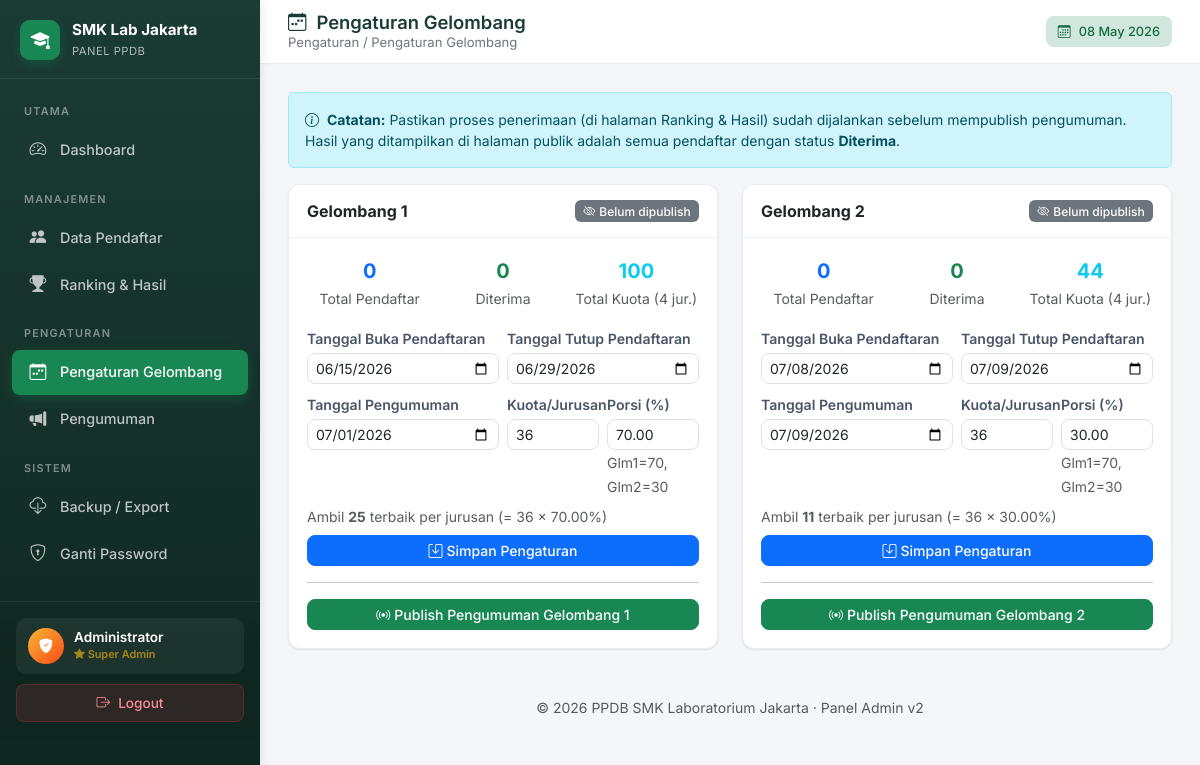
Page /admin_dashboard.php?page=gelombang (signed in) on the committed database.
### tables this page shows
CREATE TABLE `gelombang` (
  `id` int NOT NULL AUTO_INCREMENT,
  `gelombang` tinyint NOT NULL COMMENT '1 atau 2',
  `tanggal_buka` date NOT NULL,
  `tanggal_tutup` date NOT NULL,
  `tanggal_pengumuman` date NOT NULL,
  `kuota_per_jurusan` int NOT NULL DEFAULT 36,
  `persen_gelombang` decimal(5,2) NOT NULL DEFAULT 70.00 COMMENT 'Glm1=70, Glm2=30',
  `is_published` tinyint(1) NOT NULL DEFAULT 0,
  `published_at` timestamp NULL DEFAULT NULL,
  `created_at` timestamp NULL DEFAULT CURRENT_TIMESTAMP,
  PRIMARY KEY (`id`),
  UNIQUE KEY `gelombang` (`gelombang`)
);

### admin/gelombang.php (the view, shortened to what this page needs)
<?php
$gel_rows = $conn->query("SELECT * FROM gelombang ORDER BY gelombang")->fetchAll();
$counts = [];
foreach ($gel_rows as $g) {
    $s = $conn->prepare("SELECT COUNT(*) FROM pendaftar WHERE gelombang=?");
    $s->execute([$g['gelombang']]);
    $counts[$g['gelombang']] = $s->fetchColumn();
    $s2 = $conn->prepare("SELECT COUNT(*) FROM pendaftar WHERE gelombang=? AND status='diterima'");
    $s2->execute([$g['gelombang']]);
    $counts[$g['gelombang'].'_diterima'] = $s2->fetchColumn();
}
?>
<div class="alert alert-info small">
    <i class="bi bi-info-circle me-1"></i>
    <strong>Catatan:</strong> Pastikan proses penerimaan (di halaman Ranking & Hasil) sudah dijalankan sebelum mempublish pengumuman.
    Hasil yang ditampilkan di halaman publik adalah semua pendaftar dengan status <strong>Diterima</strong>.
</div>
<div class="row g-4">
<?php foreach ($gel_rows as $g):
    $kuota_glm = (int)round($g['kuota_per_jurusan'] * $g['persen_gelombang'] / 100);
    $total_kuota = $kuota_glm * 4;
?>
<div class="col-lg-6">
<div class="card h-100">
    <div class="card-header d-flex justify-content-between align-items-center">
        <span class="fw-bold fs-6">Gelombang <?= $g['gelombang'] ?></span>
        <?php if ($g['is_published']): ?>
            <span class="badge bg-success"><i class="bi bi-broadcast me-1"></i>Live — Publik dapat melihat</span>
        <?php else: ?>
            <span class="badge bg-secondary"><i class="bi bi-eye-slash me-1"></i>Belum dipublish</span>
        <?php endif; ?>
    </div>
    <div class="card-body">
        <div class="row g-2 mb-3">
            <div class="col-4 text-center">
                <div class="fw-bold fs-5 text-primary"><?= $counts[$g['gelombang']] ?></div>
                <small class="text-muted">Total Pendaftar</small>
            </div>
            <div class="col-4 text-center">
                <div class="fw-bold fs-5 text-success"><?= $counts[$g['gelombang'].'_diterima'] ?></div>
                <small class="text-muted">Diterima</small>
            </div>
            <div class="col-4 text-center">
                <div class="fw-bold fs-5 text-info"><?= $total_kuota ?></div>
                <small class="text-muted">Total Kuota (4 jur.)</small>
            </div>
        </div>
        <form method="POST">
            <div class="row g-2 mb-2">
                <div class="col-md-6">
                    <label class="form-label small fw-semibold mb-1">Tanggal Buka Pendaftaran</label>
                    <input type="date" name="tanggal_buka" class="form-control form-control-sm"
                           value="<?= $g['tanggal_buka'] ?>" required>
                </div>
                <div class="col-md-6">
                    <label class="form-label small fw-semibold mb-1">Tanggal Tutup Pendaftaran</label>
                    <input type="date" name="tanggal_tutup" class="form-control form-control-sm"
                           value="<?= $g['tanggal_tutup'] ?>" required>
                </div>
                <div class="col-md-6">
                    <label class="form-label small fw-semibold mb-1">Tanggal Pengumuman</label>
                    <input type="date" name="tanggal_pengumuman" class="form-control form-control-sm"
                           value="<?= $g['tanggal_pengumuman'] ?>" required>
                </div>
                <div class="col-md-3">
                    <label class="form-label small fw-semibold mb-1">Kuota/Jurusan</label>
                    <input type="number" name="kuota_per_jurusan" class="form-control form-control-sm"
                           value="<?= $g['kuota_per_jurusan'] ?>" min="1" required>
                </div>
                <div class="col-md-3">
                    <label class="form-label small fw-semibold mb-1">Porsi (%)</label>
                    <input type="number" name="persen_gelombang" class="form-control form-control-sm"
                           value="<?= $g['persen_gelombang'] ?>" min="1" max="100" step="0.01" required>
                    <small class="text-muted">Glm1=70, Glm2=30</small>
                </div>
            </div>
            <div class="small text-muted mb-2">
                Ambil <strong><?= $kuota_glm ?></strong> terbaik per jurusan
                (= <?= $g['kuota_per_jurusan'] ?> × <?= $g['persen_gelombang'] ?>%)
            </div>
            <button type="submit" class="btn btn-primary btn-sm w-100">
                <i class="bi bi-save me-1"></i>Simpan Pengaturan
            </button>
        </form>
        <hr>
        <?php if ($g['is_published']): ?>
        <div class="mb-2 small text-muted">
            Dipublish pada: <?= date('d M Y H:i', strtotime($g['published_at'])) ?>
        </div>
        <form method="POST" onsubmit="return confirm('Sembunyikan pengumuman gelombang ini dari halaman publik?')">
            <input type="hidden" name="action" value="unpublish">
            <input type="hidden" name="id" value="<?= $g['id'] ?>">
            <button type="submit" class="btn btn-outline-warning btn-sm w-100">
                <i class="bi bi-eye-slash me-1"></i>Sembunyikan Pengumuman
            </button>
        </form>
        <?php else: ?>
        <form method="POST" onsubmit="return confirm('Publish pengumuman? Hasil penerimaan Gelombang <?= $g['gelombang'] ?> akan tampil di halaman publik.')">
            <button type="submit" class="btn btn-success btn-sm w-100">
                <i class="bi bi-broadcast me-1"></i>Publish Pengumuman Gelombang <?= $g['gelombang'] ?>
            </button>
        </form>
        <?php endif; ?>
    </div>
</div>
</div>
<?php endforeach; ?>
</div>

### admin_dashboard.php (shortened to what this page needs)
<?php
$page = $_GET['page'] ?? 'home';
$admin_name = htmlspecialchars($_SESSION['admin_name'] ?? 'Admin');
$pages = [
    'home'           => ['label' => 'Dashboard',            'icon' => 'bi-speedometer2',    'group' => 'Utama'],
    'pendaftar'      => ['label' => 'Data Pendaftar',       'icon' => 'bi-people-fill',     'group' => 'Manajemen'],
    'ranking'        => ['label' => 'Ranking & Hasil',      'icon' => 'bi-trophy-fill',     'group' => 'Manajemen'],
    'gelombang'      => ['label' => 'Pengaturan Gelombang', 'icon' => 'bi-calendar-week',   'group' => 'Pengaturan'],
    'announcements'  => ['label' => 'Pengumuman',           'icon' => 'bi-megaphone-fill',  'group' => 'Pengaturan'],
    'backup'         => ['label' => 'Backup / Export',      'icon' => 'bi-cloud-download',  'group' => 'Sistem'],
    'change_password'=> ['label' => 'Ganti Password',       'icon' => 'bi-shield-lock',     'group' => 'Sistem'],
];
$grouped = [];
foreach ($pages as $key => $info) {
    $grouped[$info['group']][$key] = $info;
}
?>
<!DOCTYPE html>
<html lang="id">
<head>
    <link href="https://cdn.jsdelivr.net/npm/bootstrap@5.3.3/dist/css/bootstrap.min.css" rel="stylesheet">
    <link href="https://cdn.jsdelivr.net/npm/bootstrap-icons@1.11.3/font/bootstrap-icons.min.css" rel="stylesheet">
</head>
<body>
<aside class="sidebar">
    <div class="sidebar-brand">
        <div class="brand-icon"><i class="bi bi-mortarboard-fill"></i></div>
        <div class="brand-text">
            <strong>SMK Lab Jakarta</strong>
            <small>Panel PPDB</small>
        </div>
    </div>
    <nav class="mt-2">
        <?php foreach ($grouped as $group => $items): ?>
            <div class="nav-group-label"><?= $group ?></div>
            <?php foreach ($items as $key => $info): ?>
                <a href="?page=<?= $key ?>" class="nav-link <?= $page === $key ? 'active' : '' ?>">
                    <i class="bi <?= $info['icon'] ?>"></i>
                    <span><?= $info['label'] ?></span>
                </a>
            <?php endforeach; ?>
        <?php endforeach; ?>
    </nav>
    <div class="sidebar-footer mt-4">
        <?php $is_super = !empty($_SESSION['is_super']); ?>
        <div class="user-card">
            <div class="user-avatar" style="<?= $is_super ? 'background: linear-gradient(135deg,#f7b733,#fc4a1a);' : '' ?>">
                <?= $is_super ? '<i class="bi bi-shield-fill-check"></i>' : strtoupper(substr($admin_name, 0, 1)) ?>
            </div>
            <div class="user-info flex-grow-1 overflow-hidden">
                <div class="name text-truncate"><?= $admin_name ?></div>
                <div class="role">
                    <?= $is_super ? '<span style="color:#ffc107;font-weight:600;"><i class="bi bi-star-fill"></i> Super Admin</span>' : 'Administrator' ?>
                </div>
            </div>
        </div>
        <a href="logout.php" class="btn-logout"><i class="bi bi-box-arrow-right"></i> Logout</a>
    </div>
</aside>
<div class="content-wrap">
    <header class="topbar">
        <div>
            <h1><i class="bi <?= $pages[$page]['icon'] ?? 'bi-grid' ?>"></i><?= $pages[$page]['label'] ?? 'Dashboard' ?></h1>
            <div class="breadcrumb-trail"><?= $pages[$page]['group'] ?? '' ?> / <?= $pages[$page]['label'] ?? 'Dashboard' ?></div>
        </div>
        <div class="topbar-right">
            <span class="badge-time d-none d-md-inline-flex align-items-center gap-2">
                <i class="bi bi-calendar3"></i> <?= date('d M Y') ?>
            </span>
        </div>
    </header>
    <main class="content fade-in">
    <?php
    $include_map = [
        'home'            => 'admin/home.php',
        'pendaftar'       => 'admin/pendaftar.php',
        'ranking'         => 'admin/ranking.php',
        'gelombang'       => 'admin/gelombang.php',
        'announcements'   => 'admin/announcements.php',
        'backup'          => 'admin/backup.php',
        'change_password' => 'admin/change_password.php',
    ];
    $file = $include_map[$page] ?? 'admin/home.php';
    if (file_exists(__DIR__ . '/' . $file)) {
        include __DIR__ . '/' . $file;
    } else {
        echo '<div class="alert alert-warning">Halaman tidak ditemukan.</div>';
    }
    ?>
    <footer class="text-center text-muted small mt-5 pb-3">
        &copy; <?= date('Y') ?> PPDB SMK Laboratorium Jakarta · Panel Admin v2
    </footer>
    </main>
</div>
</body>
</html>

### admin_dashboard.php (style rules this page uses)
:root { --sidebar-w: 260px; --primary: #198754; --primary-dark: #146c43; --primary-light: #d1e7dd; --sidebar-bg: linear-gradient(180deg, #1a3c34 0%, #0f2620 100%); --bg: #f4f6f9; --card-shadow: 0 1px 3px rgba(0,0,0,.04), 0 1px 2px rgba(0,0,0,.06); --card-shadow-hover: 0 4px 12px rgba(0,0,0,.08), 0 2px 4px rgba(0,0,0,.06); }
* { font-family: 'Inter', -apple-system, BlinkMacSystemFont, 'Segoe UI', sans-serif; }
body { background: var(--bg); color: #2d3748; }
.sidebar { position: fixed; top: 0; left: 0; height: 100vh; width: var(--sidebar-w); background: var(--sidebar-bg); color: #fff; overflow-y: auto; z-index: 1040; transition: transform .25s ease; box-shadow: 2px 0 8px rgba(0,0,0,.08); }
.sidebar-brand { padding: 20px 20px 18px; border-bottom: 1px solid rgba(255,255,255,.08); display: flex; align-items: center; gap: 12px; }
.sidebar-brand .brand-icon { width: 40px; height: 40px; background: var(--primary); border-radius: 10px; display: flex; align-items: center; justify-content: center; font-size: 1.2rem; box-shadow: 0 4px 10px rgba(25,135,84,.3); }
.sidebar-brand .brand-text { line-height: 1.2; }
.sidebar-brand .brand-text strong { font-size: .95rem; display: block; }
.sidebar-brand .brand-text small { font-size: .7rem; opacity: .65; letter-spacing: .5px; text-transform: uppercase; }
.nav-group-label { font-size: .68rem; text-transform: uppercase; letter-spacing: 1.2px; opacity: .45; padding: 16px 24px 6px; font-weight: 600; }
.sidebar .nav-link { color: rgba(255,255,255,.72); padding: 10px 16px; margin: 2px 12px; border-radius: 8px; font-size: .9rem; font-weight: 500; display: flex; align-items: center; gap: 12px; transition: all .15s ease; }
.sidebar .nav-link i { font-size: 1.05rem; width: 20px; text-align: center; }
.sidebar .nav-link.active { background: var(--primary); color: #fff; box-shadow: 0 4px 12px rgba(25,135,84,.35); }
.sidebar .nav-link.active i { color: #fff; }
.sidebar-footer { position: sticky; bottom: 0; padding: 16px; background: linear-gradient(180deg, transparent 0%, #0f2620 30%); border-top: 1px solid rgba(255,255,255,.08); }
.user-card { background: rgba(255,255,255,.06); border-radius: 10px; padding: 10px 12px; display: flex; align-items: center; gap: 10px; margin-bottom: 10px; }
.user-avatar { width: 36px; height: 36px; border-radius: 50%; background: linear-gradient(135deg, var(--primary), #20c997); display: flex; align-items: center; justify-content: center; font-weight: 600; font-size: .9rem; color: #fff; }
.user-info .name { font-size: .85rem; font-weight: 600; line-height: 1.2; }
.user-info .role { font-size: .68rem; opacity: .6; }
.btn-logout { width: 100%; background: rgba(220,53,69,.15); color: #ff8a95; border: 1px solid rgba(220,53,69,.25); padding: 8px 12px; border-radius: 8px; font-size: .85rem; font-weight: 500; transition: all .15s; text-decoration: none; display: flex; align-items: center; justify-content: center; gap: 8px; }
.topbar { position: sticky; top: 0; z-index: 1030; background: #fff; height: 64px; border-bottom: 1px solid #e8ecf0; display: flex; align-items: center; padding: 0 28px; box-shadow: 0 1px 3px rgba(0,0,0,.02); }
.topbar h1 { font-size: 1.15rem; font-weight: 600; margin: 0; color: #1a3c34; display: flex; align-items: center; gap: 10px; }
.topbar .breadcrumb-trail { color: #6c757d; font-size: .82rem; }
.topbar-right { margin-left: auto; display: flex; align-items: center; gap: 14px; }
.topbar-right .badge-time { background: var(--primary-light); color: var(--primary-dark); padding: 6px 12px; border-radius: 8px; font-size: .8rem; font-weight: 500; }
.content-wrap { margin-left: var(--sidebar-w); min-height: 100vh; }
.content { padding: 28px; }
.card { border: 1px solid #eaedf0; border-radius: 12px; box-shadow: var(--card-shadow); transition: box-shadow .2s; }
.card-header { background: #fff; border-bottom: 1px solid #f0f3f5; font-weight: 600; padding: 14px 18px; border-radius: 12px 12px 0 0 !important; }
.card-body { padding: 18px; }
.btn { font-weight: 500; border-radius: 8px; transition: all .15s; }
.btn-success { background: var(--primary); border-color: var(--primary); }
.form-control, .form-select { border-radius: 8px; border-color: #dde2e7; transition: all .15s; }
.form-label { font-weight: 500; font-size: .88rem; color: #4a5568; margin-bottom: 6px; }
.fade-in { animation: fadeUp .3s ease-out; }
.badge { font-weight: 500; padding: .4em .7em; }

### rows in the picture
gelombang: gelombang "1", is_published 0 (drawn), gelombang "0", total_kuota "100", tanggal_buka "06/15/2026", tanggal_tutup "06/29/2026", tanggal_pengumuman "07/01/2026", kuota_per_jurusan "36", persen_gelombang "70.00", kuota_glm "25"
gelombang: gelombang "2", is_published 0 (drawn), gelombang "0", total_kuota "44", tanggal_buka "07/08/2026", tanggal_tutup "07/09/2026", tanggal_pengumuman "07/09/2026", kuota_per_jurusan "36", persen_gelombang "30.00", kuota_glm "11"

### other values in the picture
$group "UTAMA"
$info['label'] "Dashboard"
$group "MANAJEMEN"
$info['label'] "Data Pendaftar"
$info['label'] "Ranking & Hasil"
$group "PENGATURAN"
$info['label'] "Pengaturan Gelombang"
$info['label'] "Pengumuman"
$group "SISTEM"
$info['label'] "Backup / Export"
$info['label'] "Ganti Password"
$admin_name "Administrator"
$pages[$page]['label'] "Pengaturan Gelombang"
$pages[$page]['group'] "Pengaturan"
